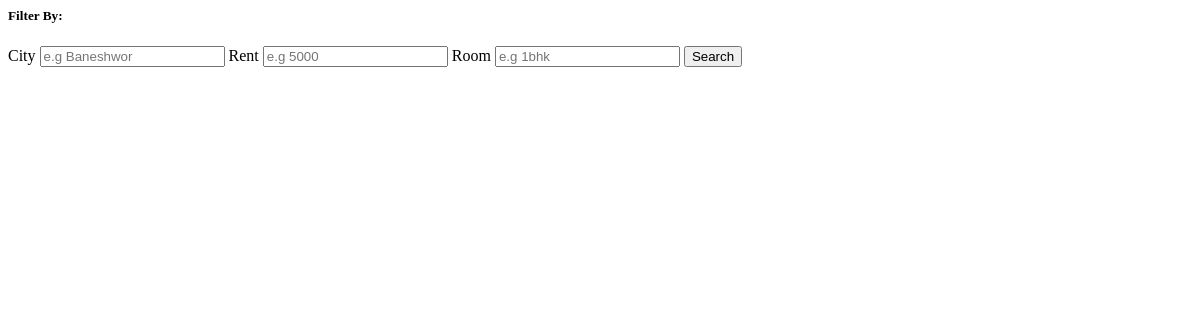
Before: /rooms/available_rooms/ with the older database file.
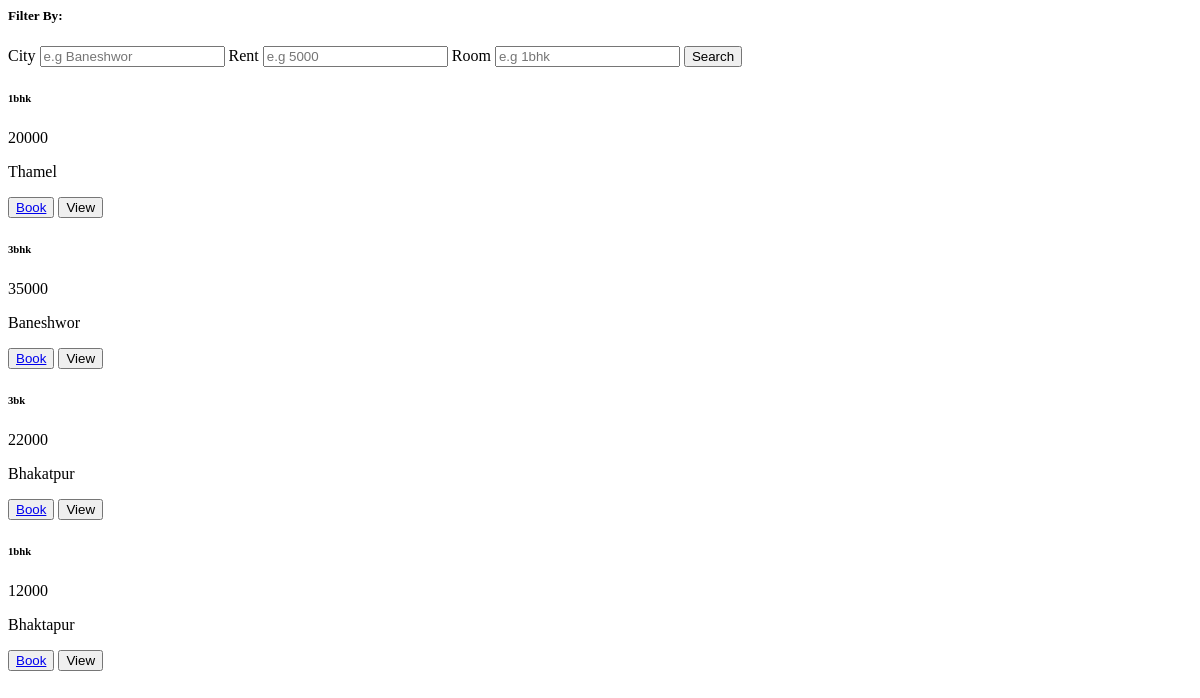
After: the same page with the newer database file.
### accounts/models.py (models this page shows)
class Rooms(models.Model):
    owner=models.ForeignKey(CustomUser,on_delete=models.CASCADE,related_name='owned_rooms')
    room_type=models.CharField(max_length=4)
    city=models.CharField(max_length=15)
    full_address=models.CharField(max_length=50)
    rent=models.IntegerField()
    is_approved=models.BooleanField(default=False)
    facilities=models.TextField()
    is_booked=models.BooleanField(default=False,blank=False,null=True)
    booked_by=models.ForeignKey(CustomUser,on_delete=models.CASCADE,related_name='booked_rooms',default=None,blank=True,null=True)

### rooms/views.py (the view)
# urls.py: path('available_rooms/',Available_rooms,name="available_rooms")
def Available_rooms(request):
    rooms=Rooms.objects.filter(Q(is_approved=True),Q(is_booked=False))
    return render(request,'rooms/room_lists.html',{'rooms':rooms})

### rooms/templates/rooms/room_lists.html
<div id="view-rooms-page">
	<div id="view-rooms-container">
<div id="filter-container">
{% include 'rooms/filter_room.html' %}</div>
   <div id="result-container">
	{% include 'rooms/search_result.html'  %}</div>
</div>
</div>

### rooms/templates/rooms/search_result.html
<div id="serach-results">
	<div class="row">
		{% for room in rooms %}
		<div class="col">
			<div class="card">
				<div class="card-body">
					<h6 class="card-title">{{room.room_type}}</h6>
					<p class="card-text">{{room.rent}}</p>
					<p class="card-text">{{room.city}}</p>
					<div id="buttons">
				<button type="submit"><a href="{% url 'Book' room.id %}">Book</a></button>
				<button type="submit">View</button></div>
				</div>
			</div>
		</div>
		{% endfor %}
	</div>
</div>

Changed rows visible on the page:
now on this page (row edited): Rooms: room_type "1bhk", rent "20000", city "Thamel"
now on this page (row edited): Rooms: room_type "3bhk", rent "35000", city "Baneshwor"
added Rooms: room_type "3bk", rent "22000", city "Bhakatpur"
added Rooms: room_type "1bhk", rent "12000", city "Bhaktapur"
